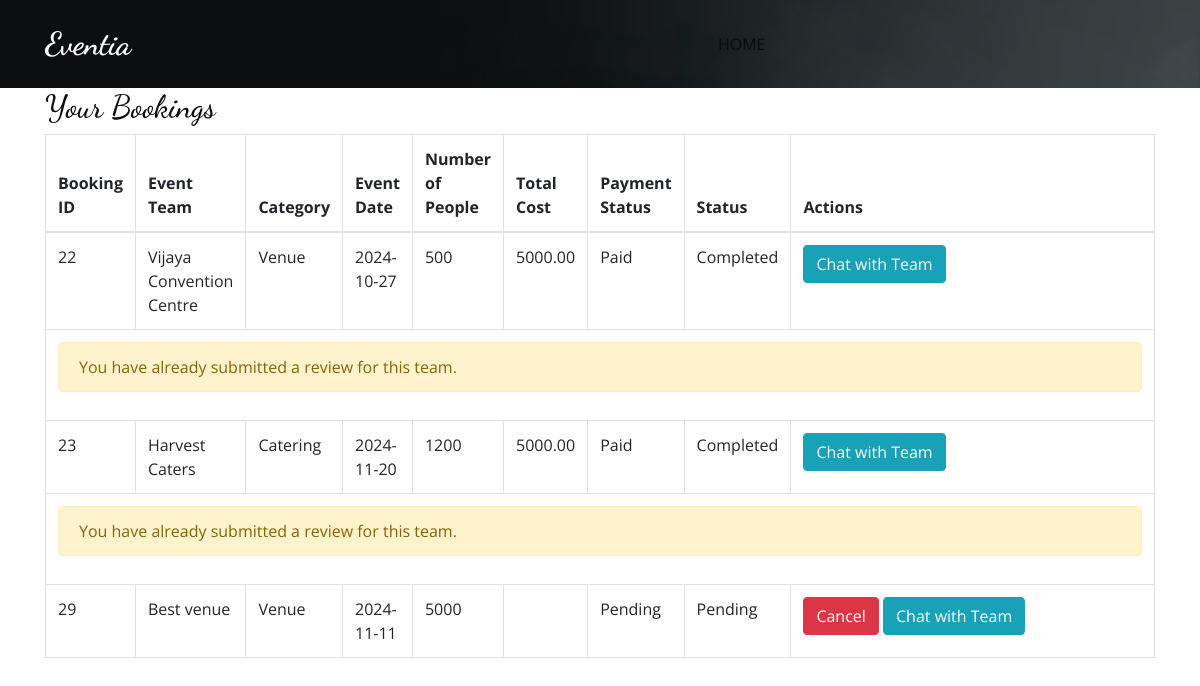
The page /user_orders.php (signed in) on the database its author committed.
### tables this page shows
CREATE TABLE `bookings` (
  `booking_id` int(11) NOT NULL,
  `user_id` int(11) DEFAULT NULL,
  `team_id` int(11) DEFAULT NULL,
  `event_id` int(11) DEFAULT NULL,
  `booking_date` timestamp NOT NULL DEFAULT current_timestamp(),
  `event_date` date DEFAULT NULL,
  `people_attending` int(11) DEFAULT NULL,
  `status` enum('Pending','Confirmed','Completed','Cancelled') DEFAULT 'Pending',
  `total_cost` decimal(10,2) DEFAULT NULL,
  `payment_status` enum('Pending','Paid') DEFAULT 'Pending',
  `updated_at` timestamp NOT NULL DEFAULT current_timestamp() ON UPDATE current_timestamp()
);

CREATE TABLE `eventteams` (
  `team_id` int(11) NOT NULL,
  `team_name` varchar(100) NOT NULL,
  `category` enum('Catering','Decoration','Venue') NOT NULL,
  `description` text DEFAULT NULL,
  `contact_info` varchar(255) DEFAULT NULL,
  `availability_status` tinyint(1) DEFAULT 1,
  `rating` float DEFAULT 5,
  `status` enum('Pending','Approved','Rejected') DEFAULT 'Pending',
  `created_at` timestamp NOT NULL DEFAULT current_timestamp(),
  `profile_pic` varchar(255) DEFAULT NULL,
  `email` varchar(100) DEFAULT NULL,
  `password` varchar(255) DEFAULT NULL,
  `review_count` int(11) DEFAULT 0,
  `min_price` decimal(10,2) DEFAULT NULL,
  `max_price` decimal(10,2) DEFAULT NULL
);

### user_orders.php (the view, shortened to what this page needs)
<?php
require_once 'includes/db_connect.php';
require_once 'header.php';
$userId = $_SESSION['userid'];
$stmt = $conn->prepare("
    SELECT b.booking_id, b.event_id, b.team_id, b.event_date, b.people_attending, b.total_cost, b.payment_status, t.team_name, t.category, b.status
    FROM bookings b
    JOIN eventteams t ON b.team_id = t.team_id
    WHERE b.user_id = ? AND b.status != 'Cancelled'
");
$stmt->bind_param("i", $userId);
$stmt->execute();
$bookings = $stmt->get_result();
?>
<!DOCTYPE html>
<html lang="en">
<head>
    <link rel="stylesheet" href="css/bootstrap.css">
    <link href="css/style.css" rel="stylesheet">
</head>
<body>
<div class="container">
    <h2>Your Bookings</h2>
    <table class="table table-bordered">
        <thead>
            <tr>
                <th>Booking ID</th>
                <th>Event Team</th>
                <th>Category</th>
                <th>Event Date</th>
                <th>Number of People</th>
                <th>Total Cost</th>
                <th>Payment Status</th>
                <th>Status</th>
                <th style="width:35%">Actions</th>
            </tr>
        </thead>
        <tbody>
            <?php while ($row = $bookings->fetch_assoc()): ?>
            <tr>
                <td><?php echo htmlspecialchars($row['booking_id']); ?></td>
                <td><?php echo htmlspecialchars($row['team_name']); ?></td>
                <td><?php echo htmlspecialchars($row['category']); ?></td>
                <td><?php echo htmlspecialchars($row['event_date']); ?></td>
                <td><?php echo ($row['category'] == 'Decoration') ? '-' : htmlspecialchars($row['people_attending']); ?></td>
                <td><?php echo htmlspecialchars($row['total_cost']); ?></td>
                <td><?php echo htmlspecialchars($row['payment_status']); ?></td>
                <td><?php echo htmlspecialchars($row['status']); ?></td>
                <td>
                <?php if ($row['status'] !== 'Cancelled' && $row['status'] !== 'Confirmed'&& $row['status'] !== 'Completed'): ?>
                    <form method="post" style="display:inline;">
                        <button type="submit" name="cancel_booking" class="btn btn-danger">Cancel</button>
                    </form>
                <?php endif; ?>
                    <a href="chat.php?booking_id=<?php echo htmlspecialchars($row['booking_id']); ?>&team_id=<?php echo htmlspecialchars($row['team_id']); ?>" class="btn btn-info">Chat with Team</a>
                </td>
            </tr>
<?php if ($row['status'] === 'Completed'): ?>
    <tr>
        <td colspan="9">
            <?php
            $stmt = $conn->prepare("SELECT COUNT(*) AS count FROM reviews WHERE user_id = ? AND team_id = ?");
            $stmt->bind_param("ii", $userId, $row['team_id']);
            $stmt->execute();
            $result = $stmt->get_result();
            $reviewExists = $result->fetch_assoc()['count'] > 0;
            ?>
            <?php if (!$reviewExists): ?>
                <form action="review.php" method="POST" style="border: 1px solid #ddd; padding: 15px; border-radius: 5px; background-color: #f9f9f9;">
                    <input type="hidden" name="team_id" value="<?php echo $row['team_id']; ?>">
                    <div class="form-group">
                        <label for="rating">Rating:</label>
                        <select name="rating" required class="form-control">
                            <option value="1">1</option>
                            <option value="2">2</option>
                            <option value="3">3</option>
                            <option value="4">4</option>
                            <option value="5">5</option>
                        </select>
                    </div>
                    <div class="form-group">
                        <label for="comment">Review:</label>
                        <textarea name="comment" required class="form-control" rows="4"></textarea>
                    </div>
                    <button type="submit" class="btn btn-primary">Submit Review</button>
                </form>
            <?php else: ?>
                <div class="alert alert-warning">You have already submitted a review for this team.</div>
            <?php endif; ?>
        </td>
    </tr>
<?php endif; ?>
            <?php endwhile; ?>
        </tbody>
    </table>
</div>
</body>
</html>

### css/style.css (style rules this page uses)
body { font-family: "Open Sans", sans-serif; color: #0c0c0c; background-color: #ffffff; overflow-x: hidden; }
h1, h2 { font-family: 'Dancing Script', cursive; }
a, a:hover, a:focus { text-decoration: none; }
.btn, .btn:focus { outline: none !important; -webkit-box-shadow: none; box-shadow: none; }

### css/responsive.css (style rules this page uses)
@media (min-width: 1200px) { .container { max-width: 1170px; } }

### rows shown on the page
bookings: booking_id "22", team.team_name "Vijaya Convention Centre", team.category "Venue", event_date "2024-10-27", people_attending "500", total_cost "5000.00", payment_status "Paid", status "Completed", shows "You have already submitted a review for this team."
bookings: booking_id "23", team.team_name "Harvest Caters", team.category "Catering", event_date "2024-11-20", people_attending "1200", total_cost "5000.00", payment_status "Paid", status "Completed", shows "You have already submitted a review for this team."
bookings: booking_id "29", team.team_name "Best venue", team.category "Venue", event_date "2024-11-11", people_attending "5000", payment_status "Pending", status "Pending"
